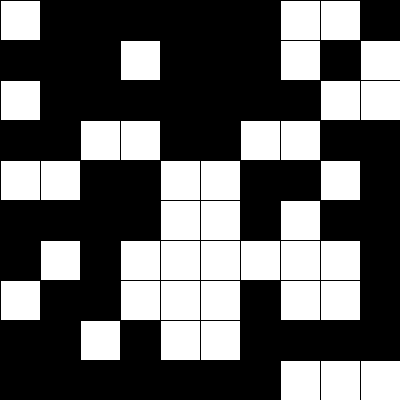
Frame 1 (no input)
Frame 60 (the mouse pressed at the canvas centre just before this capture): identical to frame 1, image omitted
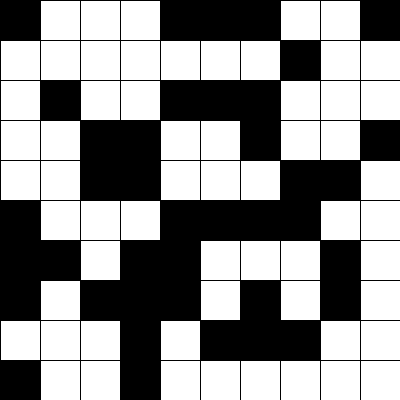
Frame 120 (the mouse held since frame 60 and released just before this capture)

The Processing sketch that drew these frames (run headless with seeded random() and noise(); from frame 60 on, the mouse is pressed at the canvas centre):

// Processing sketch: processing_590
// ── processing_590.pde

//Matt Richard

//declare variables 
int totalSquares = 100; // var for how many squares you want on the screen, !! must be a square itself 
int rectAlphaArray[][]; // create nested array that holds the rects alpha value

void setup () { 
  size(400,400);
  
  rectAlphaArray = new int[floor(sqrt(totalSquares))][floor(sqrt(totalSquares))];
  
  for(int i=0; i < sqrt(totalSquares); i++){ 
    for(int j=0; j < sqrt(totalSquares); j++){ 
      rectAlphaArray[i][j] = round(random(1))*255; 
    } 
  } 
} 


void draw(){  
  for(int x = 0; x < sqrt(totalSquares); x++){ 
    for(int y = 0; y < sqrt(totalSquares); y++){
      fill(rectAlphaArray[x][y]); 
      rect(floor((x * (width/(sqrt(totalSquares))))), floor((y * (height/(sqrt(totalSquares))))), floor((width/(sqrt(totalSquares)))), floor((height/(sqrt(totalSquares))))); 
    } 
  } 
} 

void mousePressed() {
  for(int x = 0; x < sqrt(totalSquares); x++){ 
    for(int y = 0; y < sqrt(totalSquares); y++){ 
      rectAlphaArray[x][y] = round(random(1))*255;
    } 
  } 
}
